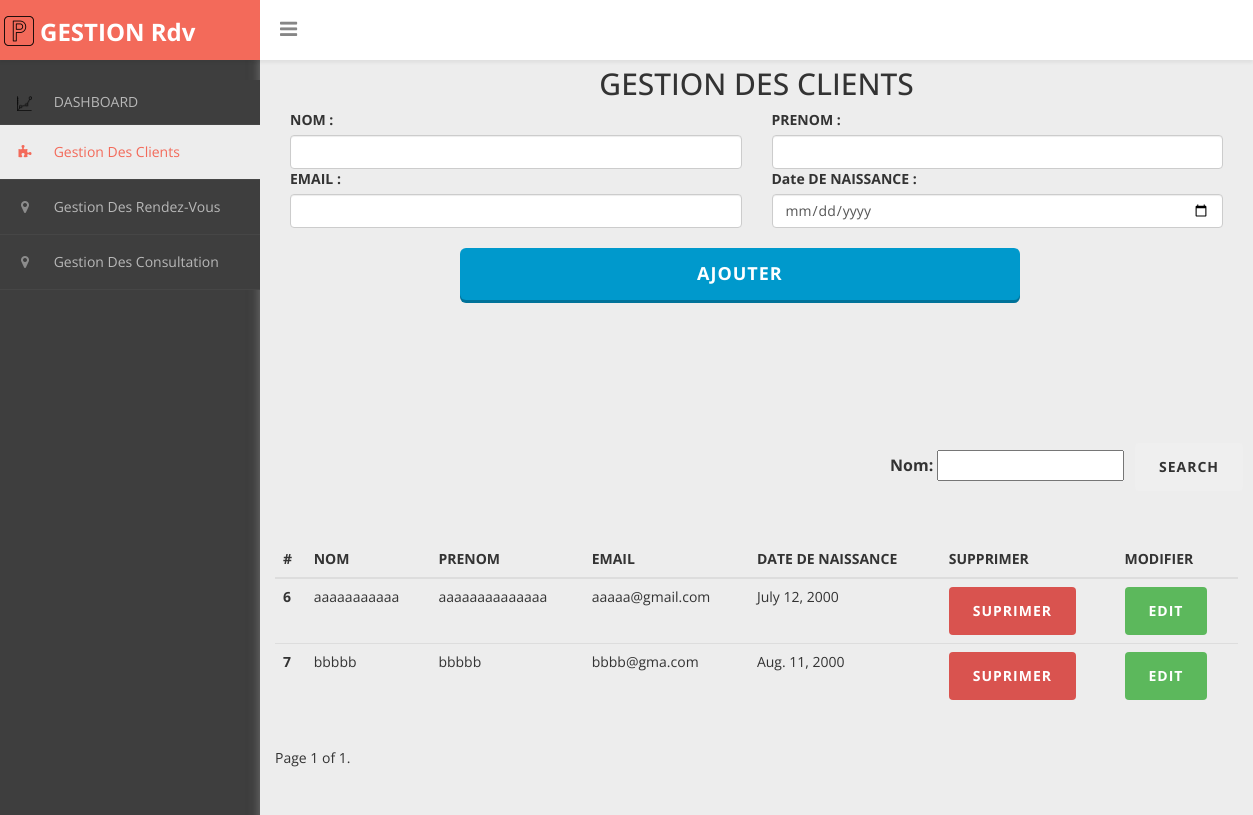
The app's page /client.html with its own data.
### main/models.py (models this page shows)
class Client(models.Model):
    id = models.IntegerField
    nom = models.CharField(max_length=30)
    prenom = models.CharField(max_length=30)
    email = models.EmailField(max_length=30)
    dateN = models.DateField()

### main/views.py (the view)
# urls.py: path('client.html',views.client,name='client'),
def client(request):
    context = {}
    filtered_client = ClientFilter(
        request.GET,
        queryset=Client.objects.all()
    )
    context['filtered_client'] = filtered_client
    paginated_filtered_client = Paginator(filtered_client.qs, 3)
    page_number = request.GET.get('page')
    client_page_obj = paginated_filtered_client.get_page(page_number)
    context ['client_page_obj'] = client_page_obj
    return render(request, 'pages/client.html',context=context)

### main/templates/pages/client.html (shortened to what this page needs)
{% load static %}
<!DOCTYPE html>
<html>
<head>
<link href="{% static 'css/bootstrap.css' %}" rel="stylesheet" />
<link href="{% static 'css/font-awesome.css' %}" rel="stylesheet" />
<link href="{% static 'js/morris/morris-0.4.3.min.css' %}" rel="stylesheet" />
<link href="{% static 'css/custom-styles.css' %}" rel="stylesheet" />
<link rel="stylesheet" href="{% static 'js/Lightweight-Chart/cssCharts.css' %}">
<link href="{% static 'css/custom-styles.css' %}" rel="stylesheet" />
</head>
<body>
	<div id="wrapper">
		<nav class="navbar navbar-default top-navbar" role="navigation">
			<div class="navbar-header">
				<a class="navbar-brand" href="#"><img style="position: relative; right: 12px;" src="{% static 'img/parking.png' %}" />
				<strong style="position: relative; bottom: 30px; left: 25px;">
				GESTION Rdv</strong></a>
				<div id="sideNav">
					<i class="fa fa-bars icon"></i>
				</div>
			</div>
		</nav>
		<nav class="navbar-default navbar-side" role="navigation">
			<div class="sidebar-collapse">
				<ul class="nav" id="main-menu">
					<li><a href="index.html">
					<img style="position: relative; width: 15px; height: 15px;left: 7px;" src="{% static 'img/cap1.ico' %}" />
					 <span style="position: relative; left: 25px;">DASHBOARD</span></a></li>
					<li><a class="active-menu" href="#"><i class="fa fa-puzzle-piece" aria-hidden="true"></i>
							Gestion Des Clients </a></li>
					<li><a href="rendezvous.html"><i class="fa fa-map-marker" aria-hidden="true"></i>
							Gestion Des Rendez-Vous</a></li>
					<li><a href="consultation.html"><i class="fa fa-map-marker" aria-hidden="true"></i>
							Gestion Des Consultation</a></li>
				</ul>
			</div>
		</nav>
		<div id="page-wrapper">
		<div class="container-fluid">
    <div class="card bg-white">
        <div class="card-header card-color" style="position:relative;bottom:15px;">
            <p class="h2 text-center text-uppercase font-weight-bold pt-2">Gestion des Clients</p>
        </div>
        <div class="card-body container-fluid">
			<form action="{% url 'add_client' %}" method="POST">
            <div class="row">
                <div class="col-sm-6 mb-2">
                    <label for="nom">NOM : </label>
                    <input class="form-control" type="text" id="nom" name="nom">
                </div>
                <div class="col-sm-6 mb-2">
                    <label for="prenom">PRENOM : </label>
                    <input class="form-control" type="text" id="prenom" name="prenom">
                </div>
            </div>
            <div class="row">
                <div class="col-sm-6 mb-2">
                    <label for="email">EMAIL : </label>
                    <input class="form-control" type="email" id="email" name="email">
                </div>
                <div class="col-sm-6 mb-2">
                    <label for="dateN">Date DE NAISSANCE : </label>
                    <input class="form-control" type="date" id="dateN" name="dateN">
                </div>
            </div>
                    <button type="submit" class="btn btn-primary btn-lg raised" style="position:relative;width:60%;top:20px;left:170px;">AJOUTER</button>
            </form>
<form method="GET" class="form-inline my-2 my-lg-0"  style="position:relative;top:150px;margin-left:600px;">
    {{ filtered_client.form.as_p }}
      <button class="btn btn-outline-success my-2 my-sm-0" style="position:relative;margin-left:245px;bottom:50px;" type="submit" value="Press">Search</button>
    </form>
            <div class="row table-responsive m-auto rounded" style="position:relative;top:150px;">
                <table id="tproduit" class="table table-hover w-100">
                    <thead>
                        <tr class="text-uppercase bg-light  w-100">
                            <th scope="col">#</th>
                            <th scope="col">Nom</th>
							<th scope="col">PRENOM</th>
							<th scope="col">EMAIL</th>
                            <th scope="col">Date DE NAISSANCE</th>
                            <th scope="col">Supprimer</th>
                            <th scope="col">Modifier</th>
                        </tr>
                    </thead>
                    <tbody id="table-content">
					{% for i in client_page_obj %}
					<tr>
      <th scope="row">{{i.id}}</th>
      <td>{{i.nom}}</td>
      <td>{{i.prenom}}</td>
      <td>{{i.email}}</td>
					<td>{{i.dateN}}</td>
<td>
         <a href="{%url 'delete_client' i.id%}" class="btn btn-danger" style="position: relative;">
                                      Suprimer
                                    </a>
      </td>
      <td>
        <a href="{%url 'edit_client' i.id%}" class="btn btn-success" style="position: relative;">
                                  Edit
                                </a>
      </td>
    </tr>
					{% endfor %}
                    </tbody>
                </table>
                <div class="pagination">
                        <span class="step-links">
                            <span class="current">
                                Page  {{ client_page_obj.number}} of {{ client_page_obj.paginator.num_pages }}.
                            </span>
                        </span>
                    </div>
            </div>
        </div>
    </div>
</div>
		</div>
		</div>
</body>
</html>

### static/css/custom-styles.css (style rules this page uses)
body { font-family: 'Open Sans', sans-serif; background: #3E3E3E; }
#wrapper { width: 100%; }
#page-wrapper { padding: 15px 15px; min-height: 600px; background: #EDEDED; }
.text-center { text-align:center; }
h1, .h1, h2, .h2, h3, .h3 { margin-top: 7px; margin-bottom: -5px; }
p { font-size:16px; line-height:25px; padding-top:20px; }
.navbar-side { z-index: 0; }
.navbar-side .nav > li > a > i { color: #8C8C8C;padding: 8px;width: 30px;text-align: center; }
.top-navbar { position: fixed; width: 100%; z-index: 300; -webkit-box-shadow: 0 3px 3px rgba(0, 0, 0, 0.05); -moz-box-shadow: 0 3px 3px rgba(0, 0, 0, 0.05); box-shadow: 0 3px 3px rgba(0, 0, 0, 0.05); }
.navbar-side { z-index: 1; position: fixed; width: 260px; top: 80px; }
#page-wrapper { position: relative; top: 55px; box-shadow: 0 0 10px #757575; -moz-box-shadow: 0 0 10px #757575; -webkit-box-shadow: 0 0 10px #757575; }
i.fa.fa-bars { font-size: 20px; margin: 12px 0 0; }
.top-navbar { margin:0px; }
.top-navbar .navbar-brand { color: #fff;width: 260px;text-align: left;height: 60px;font-size: 24px;font-weight: 700;line-height: 30px;background: #F36A5A; }
.active-menu, .active-menu i { background-color: #EDEDED !important; color: #F36A5A !important; }
.active-menu i { color: #F36A5A !important; }
.sidebar-collapse , .sidebar-collapse .nav { background:none; }
.sidebar-collapse .nav { padding:0; }
.sidebar-collapse .nav > li > a { color: #B8B8B8; background:transparent; text-shadow:none; font-size: 14px; }
.sidebar-collapse > .nav > li > a { padding: 12px 10px; }
.sidebar-collapse > .nav > li { border-bottom: 1px solid rgba(107, 108, 109, 0.19); }
.navbar-side { border:none; background: #3E3E3E; }
.top-navbar { background: #FFFFFF; border-bottom:none; }
.navbar-default { border:0px solid black; }
.navbar-header { background: transparent; }
.nav > li > a > i { margin-right:10px; color: rgb(243, 106, 90); }
#sideNav { float: left; left: 0; z-index: 3; color: #868686; cursor:pointer; border-radius: 0; width: 14px; font-size: 48px; line-height: 0; margin: 7px 0 0 20px; }
@media (min-width:768px) { #page-wrapper { margin: 0 0 0 260px; padding: 0; min-height: 1200px; } }
@media (min-width:768px) { .navbar-side { width: 260px; z-index: 1; } }
@media (min-width:768px) { .navbar { border-radius: 0px; } }

### main/templates/pages/client.html (style rules this page uses)
.btn { display: inline-block; padding: 6px 12px; margin-bottom: 0; font-size: 14px; font-weight: normal; line-height: 1.42857143; text-align: center; white-space: nowrap; vertical-align: middle; cursor: pointer; -webkit-user-select: none; -moz-user-select: none; -ms-user-select: none; user-select: none; background-image: none; border: 1px solid transparent; border-radius: 4px; padding: 10px 16px; }
.btn-lg { font-size: 18px; line-height: 1.33; border-radius: 6px; }
.btn-primary { color: #fff; background-color: #428bca; border-color: #357ebd; }
.btn-primary.raised { box-shadow: 0 3px 0 0 #007299; }
.btn { padding: 14px 24px; border: 0 none; font-weight: 700; letter-spacing: 1px; text-transform: uppercase; }
.btn-primary { background: #0099cc; color: #ffffff; }

### records on screen
Client: id "6", nom "aaaaaaaaaaa", prenom "aaaaaaaaaaaaaa", email "aaaaa@gmail.com", dateN "July 12, 2000"
Client: id "7", nom "bbbbb", prenom "bbbbb", email "bbbb@gma.com", dateN "Aug. 11, 2000"

### other values on screen
{{ client_page_obj.number }} "1"
{{ client_page_obj.paginator.num_pages }} "1"
